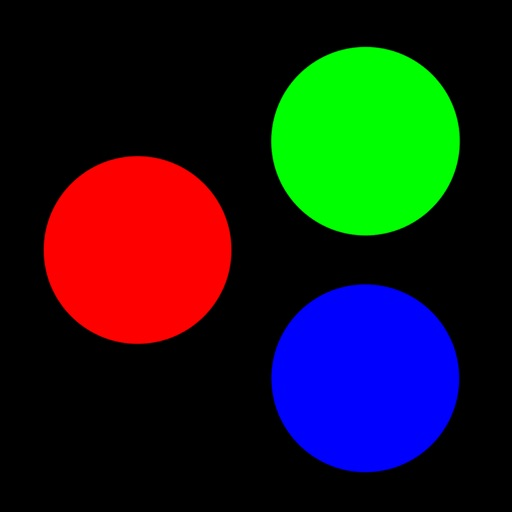
#> input picture rgb_image.jpg, 512 x 512 px
$ python color_separation.py
#> lines starting #> are read from the running program, lines starting #| are printed output that depends on the picture
import cv2

img = cv2.imread("./rgb_image.jpg")
#> img is the input picture: shape (512, 512, 3); mean B, G, R 27.2, 27.3, 27

b, g, r = cv2.split(img)
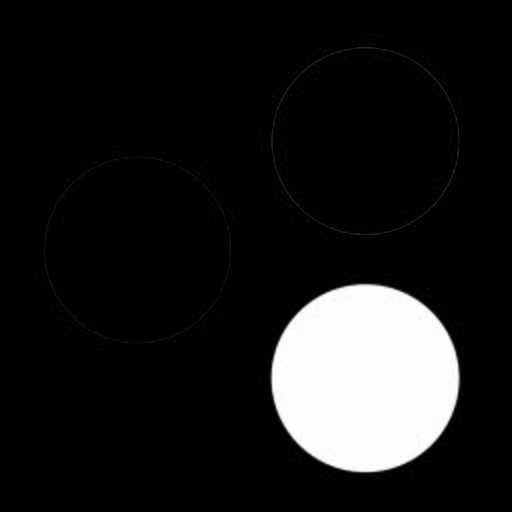
#> b: shape (512, 512); min 0, max 255, mean 27.2
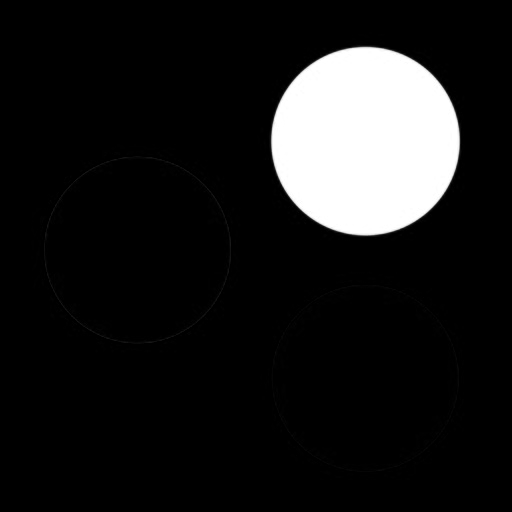
#> g: shape (512, 512); min 0, max 255, mean 27.3
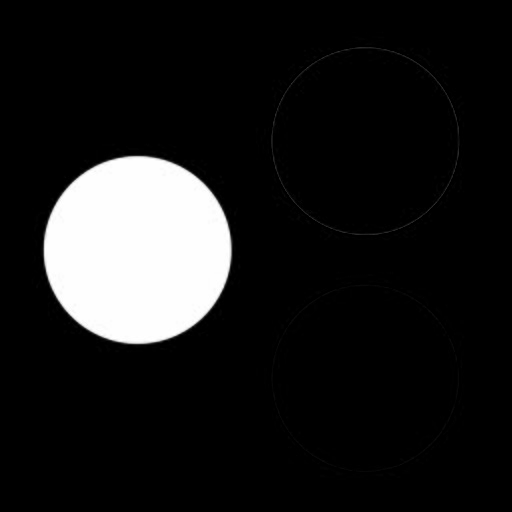
#> r: shape (512, 512); min 0, max 255, mean 27

cv2.imshow("Blue", b)
cv2.imshow("Green", g)
cv2.imshow("Red", r)

cv2.waitKey(0)
cv2.destroyAllWindows()
